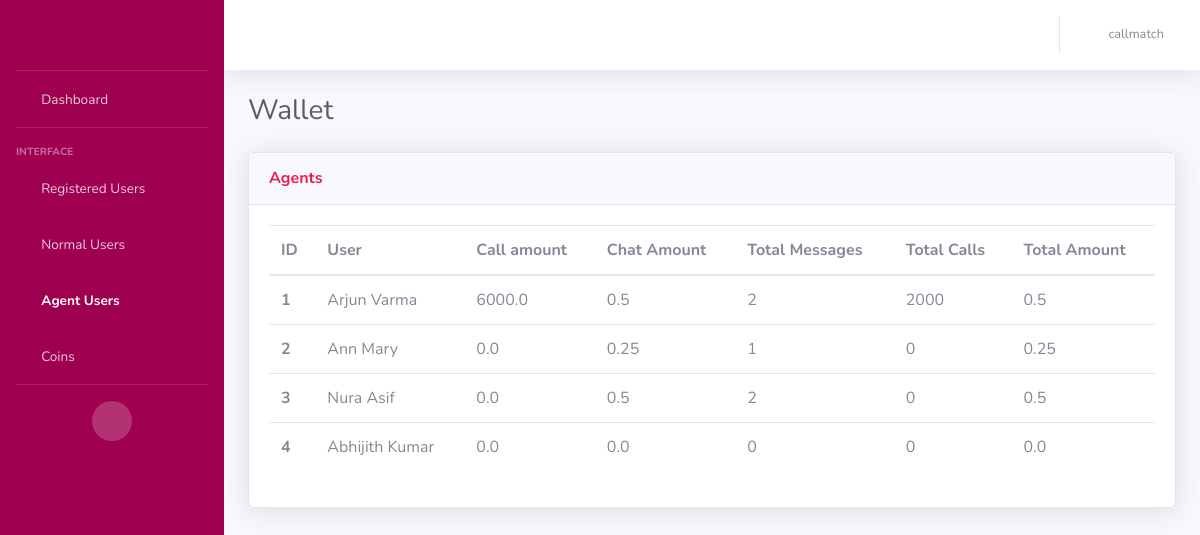
Page /wallet_agent_user (signed in) on the earlier database version.
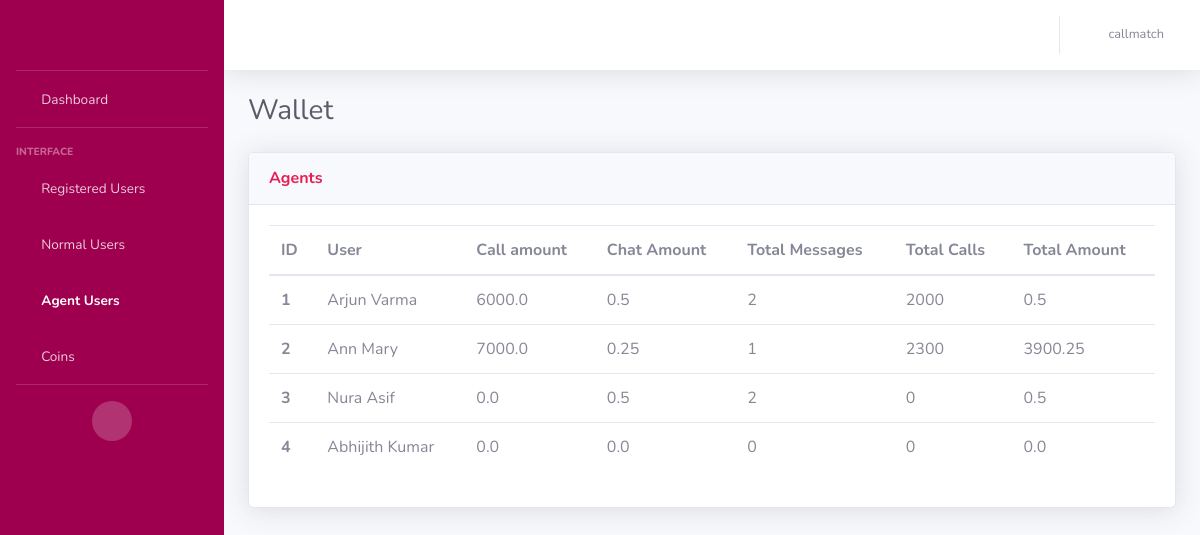
Same page on the later database version.
### AdminApp/models.py (models this page shows, shortened)
class WalletModel(models.Model):
    wallet_id = models.AutoField(primary_key=True)
    user = models.ForeignKey(CustomerModel, on_delete=models.CASCADE)
    wallet_coins = models.IntegerField(default=300, null=True)
    messages_remaining = models.IntegerField(default=0)  # For normal users
    call_amount = models.FloatField(default=0.0)
    chat_amount = models.FloatField(default=0.0)
    total_messages_received = models.IntegerField(default=0)
    total_minutes = models.IntegerField(default=0)
    total_amount = models.FloatField(default=0.0)

class CustomerModel(models.Model):
    NORMAL_USER = 'Normal User'
    AGENT_USER = 'Agent User'
    USER_STATUS_CHOICES = [
        (NORMAL_USER, 'Normal User'),
        (AGENT_USER, 'Agent User'),
    ]
    BOTH = 'Both'
    MALAYALAM = 'Malayalam'
    TAMIL = 'Tamil'
    LANGUAGE_CHOICES = [
        (BOTH, 'Both'),
        (MALAYALAM, 'Malayalam'),
        (TAMIL, 'Tamil'),
    ]
    customer_id = models.AutoField(primary_key=True)
    customer_first_name = models.CharField(max_length=100, default="unknown")
    customer_last_name = models.CharField(max_length=100, default="unknown")
    customer_email = models.EmailField(default="unknown")
    customer_contact = models.CharField(max_length=50)
    status = models.CharField(
        max_length=20,
        choices=USER_STATUS_CHOICES,
        default=NORMAL_USER,
    )
    is_online = models.BooleanField(default=False)
    languages = models.CharField(
        max_length=20,
        choices=LANGUAGE_CHOICES,
        default=BOTH,
    )
    is_existing = models.BooleanField(default=False)
    adhaar_no = models.CharField(max_length=50, default="unknown")
    rating = models.IntegerField()
    terms_conditions = models.BooleanField(default=False)
    customer_password = models.CharField(max_length=100)
    @property
    def rating(self):
        from .models import RatingModel
        rating = RatingModel.objects.filter(agent=self).aggregate(Avg('ratings')).get('ratings__avg')
        return rating if rating is not None else 0

### AdminApp/views.py (the view)
# urls.py: path('wallet_agent_user', views.wallet_agentuser, name='wallet_agent_users'),
def wallet_agentuser(request):
    username = request.session.get('user', None)
    if username is None:
        return redirect('/login')
    wallets = WalletModel.objects.filter(user__status='Agent User')
    return render(request, 'agentuser_wallet.html', {'wallets': wallets, 'username': username})

### templates/agentuser_wallet.html (shortened to what the changed rows need)
<!DOCTYPE html>
<html lang="en">
<head>
    {% load static %}
    <link href="{% static 'vendor/fontawesome-free/css/all.min.css' %}" rel="stylesheet" type="text/css">
    <link href="{% static 'css/sb-admin-2.min.css' %}" rel="stylesheet">
</head>
<body id="page-top">
    <div id="wrapper">
        <div id="content-wrapper" class="d-flex flex-column">
            <div id="content">
                <div class="container-fluid">
                    <div class="d-sm-flex align-items-center justify-content-between mb-4">
                        <h1 class="h3 mb-0 text-gray-800">Wallet</h1>
                    </div>
                    <div class="row">
                        <div class="col">
                            <div class="card shadow mb-4">
                                <div class="card-body">
                                    <div class="table-responsive">
                                        <table class="table table-hover all-users">
                                          <thead>
                                            <tr>
                                              <th scope="col">ID</th>
                                              <th scope="col">User</th>
                                              <th scope="col">Call amount</th>
                                              <th scope="col">Chat Amount</th>
                                              <th scope="col">Total Messages</th>
                                              <th scope="col">Total Calls</th>
                                              <th scope="col">Total Amount</th>
                                            </tr>
                                          </thead>
                                          <tbody>
                                          {% for wallet in wallets %}
                                            <tr>
                                                <th scope="row">{{ forloop.counter }}</th>
                                              <td>{{wallet.user.customer_first_name}} {{wallet.user.customer_last_name}}</td>
                                              <td>{{wallet.call_amount}}</td>
                                              <td>{{wallet.chat_amount}}</td>
                                              <td>{{wallet.total_messages_received}}</td>
                                              <td>{{wallet.total_minutes}}</td>
                                              <td>{{wallet.total_amount}}</td>
                                            </tr>
                                          {% endfor %}
                                          </tbody>
                                        </table>
                                    </div>
                                </div>
                            </div>
                        </div>
                    </div>
                </div>
            </div>
        </div>
    </div>
</body>
</html>

Differences in the rows shown:
changed WalletModel "Ann": call_amount "0.0" → "7000.0"; total_minutes "0" → "2300"; total_amount "0.25" → "3900.25"
